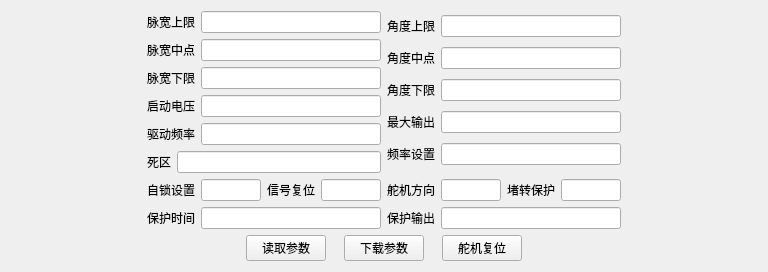
       <widget class="QWidget" name="tab">
        <attribute name="title">
         <string>常规舵机设置</string>
        </attribute>
        <layout class="QVBoxLayout" name="verticalLayout_14" stretch="10,2">
         <item>
          <layout class="QHBoxLayout" name="horizontalLayout_37" stretch="2,7,2">
           <item>
            <spacer name="horizontalSpacer_5">
             <property name="orientation">
              <enum>Qt::Horizontal</enum>
             </property>
             <property name="sizeHint" stdset="0">
              <size>
               <width>40</width>
               <height>20</height>
              </size>
             </property>
            </spacer>
           </item>
           <item>
            <layout class="QVBoxLayout" name="verticalLayout_13">
             <item>
              <layout class="QHBoxLayout" name="horizontalLayout_36">
               <item>
                <layout class="QVBoxLayout" name="verticalLayout_2">
                 <item>
                  <layout class="QHBoxLayout" name="horizontalLayout_6">
                   <item>
                    <widget class="QLabel" name="label_9">
                     <property name="text">
                      <string>脉宽上限</string>
                     </property>
                    </widget>
                   </item>
                   <item>
                    <widget class="QLineEdit" name="pwTopEdit"/>
                   </item>
                  </layout>
                 </item>
                 <item>
                  <layout class="QHBoxLayout" name="horizontalLayout_11">
                   <item>
                    <widget class="QLabel" name="label_14">
                     <property name="text">
                      <string>脉宽中点</string>
                     </property>
                    </widget>
                   </item>
                   <item>
                    <widget class="QLineEdit" name="pwMidEdit"/>
                   </item>
                  </layout>
                 </item>
                 <item>
                  <layout class="QHBoxLayout" name="horizontalLayout_7">
                   <item>
                    <widget class="QLabel" name="label_10">
                     <property name="text">
                      <string>脉宽下限</string>
                     </property>
                    </widget>
                   </item>
                   <item>
                    <widget class="QLineEdit" name="pwBottomEdit"/>
                   </item>
                  </layout>
                 </item>
                 <item>
                  <layout class="QHBoxLayout" name="horizontalLayout_15">
                   <item>
                    <widget class="QLabel" name="label_18">
                     <property name="text">
                      <string>启动电压</string>
                     </property>
                    </widget>
                   </item>
                   <item>
                    <widget class="QLineEdit" name="startVEdit"/>
                   </item>
                  </layout>
                 </item>
                 <item>
                  <layout class="QHBoxLayout" name="horizontalLayout_8">
                   <item>
                    <widget class="QLabel" name="label_11">
                     <property name="text">
                      <string>驱动频率</string>
                     </property>
                    </widget>
                   </item>
                   <item>
                    <widget class="QLineEdit" name="driveFreqEdit"/>
                   </item>
                  </layout>
                 </item>
                 <item>
                  <layout class="QHBoxLayout" name="horizontalLayout_9">
                   <item>
                    <widget class="QLabel" name="label_12">
                     <property name="text">
                      <string>死区</string>
                     </property>
                    </widget>
                   </item>
                   <item>
                    <widget class="QLineEdit" name="dieAreaEdit"/>
                   </item>
                  </layout>
                 </item>
                </layout>
               </item>
               <item>
                <layout class="QVBoxLayout" name="verticalLayout_3">
                 <item>
                  <layout class="QHBoxLayout" name="horizontalLayout_10">
                   <item>
                    <widget class="QLabel" name="label_13">
                     <property name="text">
                      <string>角度上限</string>
                     </property>
                    </widget>
                   </item>
                   <item>
                    <widget class="QLineEdit" name="angleTopEdit"/>
                   </item>
                  </layout>
                 </item>
                 <item>
                  <layout class="QHBoxLayout" name="horizontalLayout_16">
                   <item>
                    <widget class="QLabel" name="label_19">
                     <property name="text">
                      <string>角度中点</string>
                     </property>
                    </widget>
                   </item>
                   <item>
                    <widget class="QLineEdit" name="angleMidEdit"/>
                   </item>
                  </layout>
                 </item>
                 <item>
                  <layout class="QHBoxLayout" name="horizontalLayout_12">
                   <item>
                    <widget class="QLabel" name="label_15">
                     <property name="text">
                      <string>角度下限</string>
                     </property>
                    </widget>
                   </item>
                   <item>
                    <widget class="QLineEdit" name="angleBottomEdit"/>
                   </item>
                  </layout>
                 </item>
                 <item>
                  <layout class="QHBoxLayout" name="horizontalLayout_13">
                   <item>
                    <widget class="QLabel" name="label_16">
                     <property name="text">
                      <string>最大输出</string>
                     </property>
                    </widget>
                   </item>
                   <item>
                    <widget class="QLineEdit" name="maxOutputEdit"/>
                   </item>
                  </layout>
                 </item>
                 <item>
                  <layout class="QHBoxLayout" name="horizontalLayout_14">
                   <item>
                    <widget class="QLabel" name="label_17">
                     <property name="text">
                      <string>频率设置</string>
                     </property>
                    </widget>
                   </item>
                   <item>
                    <widget class="QLineEdit" name="freqSetEdit"/>
                   </item>
                  </layout>
                 </item>
                </layout>
               </item>
              </layout>
             </item>
             <item>
              <layout class="QHBoxLayout" name="horizontalLayout_4">
               <item>
                <layout class="QHBoxLayout" name="horizontalLayout_44">
                 <item>
                  <widget class="QLabel" name="label_47">
                   <property name="text">
                    <string>自锁设置</string>
                   </property>
                  </widget>
                 </item>
                 <item>
                  <widget class="QLineEdit" name="selflockSetEdit"/>
                 </item>
                </layout>
               </item>
               <item>
                <layout class="QHBoxLayout" name="horizontalLayout_46">
                 <item>
                  <widget class="QLabel" name="label_49">
                   <property name="text">
                    <string>信号复位</string>
                   </property>
                  </widget>
                 </item>
                 <item>
                  <widget class="QLineEdit" name="signalResetEdit"/>
                 </item>
                </layout>
               </item>
               <item>
                <layout class="QHBoxLayout" name="horizontalLayout_43">
                 <item>
                  <widget class="QLabel" name="label_46">
                   <property name="text">
                    <string>舵机方向</string>
                   </property>
                  </widget>
                 </item>
                 <item>
                  <widget class="QLineEdit" name="servoDirEdit"/>
                 </item>
                </layout>
               </item>
               <item>
                <layout class="QHBoxLayout" name="horizontalLayout_45">
                 <item>
                  <widget class="QLabel" name="label_48">
                   <property name="text">
                    <string>堵转保护</string>
                   </property>
                  </widget>
                 </item>
                 <item>
                  <widget class="QLineEdit" name="stallingGuardEdit"/>
                 </item>
                </layout>
               </item>
              </layout>
             </item>
             <item>
              <layout class="QHBoxLayout" name="horizontalLayout_49">
               <item>
                <layout class="QHBoxLayout" name="horizontalLayout_47">
                 <item>
                  <widget class="QLabel" name="label_50">
                   <property name="text">
                    <string>保护时间</string>
                   </property>
                  </widget>
                 </item>
                 <item>
                  <widget class="QLineEdit" name="GuardTimeEdit"/>
                 </item>
                </layout>
               </item>
               <item>
                <layout class="QHBoxLayout" name="horizontalLayout_48">
                 <item>
                  <widget class="QLabel" name="label_51">
                   <property name="text">
                    <string>保护输出</string>
                   </property>
                  </widget>
                 </item>
                 <item>
                  <widget class="QLineEdit" name="GuardOutputEdit"/>
                 </item>
                </layout>
               </item>
              </layout>
             </item>
            </layout>
           </item>
           <item>
            <spacer name="horizontalSpacer_13">
             <property name="orientation">
              <enum>Qt::Horizontal</enum>
             </property>
             <property name="sizeHint" stdset="0">
              <size>
               <width>40</width>
               <height>20</height>
              </size>
             </property>
            </spacer>
           </item>
          </layout>
         </item>
         <item>
          <layout class="QHBoxLayout" name="horizontalLayout_3">
           <property name="spacing">
            <number>18</number>
           </property>
           <item>
            <spacer name="horizontalSpacer_10">
             <property name="orientation">
              <enum>Qt::Horizontal</enum>
             </property>
             <property name="sizeHint" stdset="0">
              <size>
               <width>40</width>
               <height>20</height>
              </size>
             </property>
            </spacer>
           </item>
           <item>
            <widget class="QPushButton" name="btn_read_configU">
             <property name="text">
              <string>读取参数</string>
             </property>
            </widget>
           </item>
           <item>
            <widget class="QPushButton" name="btn_load_configU">
             <property name="text">
              <string>下载参数</string>
             </property>
            </widget>
           </item>
           <item>
            <widget class="QPushButton" name="btn_servo_resetU">
             <property name="text">
              <string>舵机复位</string>
             </property>
            </widget>
           </item>
           <item>
            <spacer name="horizontalSpacer_11">
             <property name="orientation">
              <enum>Qt::Horizontal</enum>
             </property>
             <property name="sizeHint" stdset="0">
              <size>
               <width>40</width>
               <height>20</height>
              </size>
             </property>
            </spacer>
           </item>
          </layout>
         </item>
        </layout>
       </widget>
